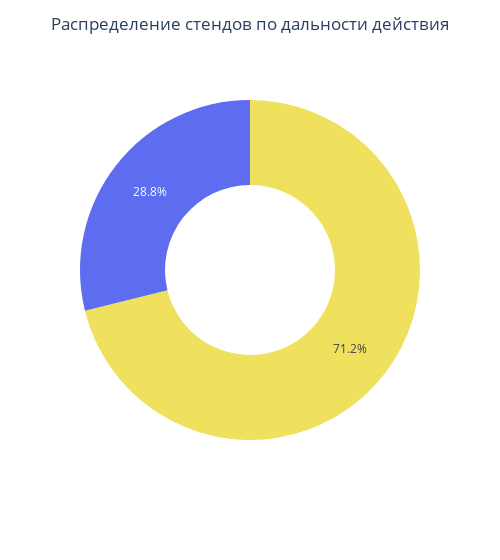

The code cell stored with this chart in its notebook:
### Markdown cell above
Теперь посмотрим на общее распределение стендов по дальности при помощи круговой диаграммы, поступим аналогично, как и для силы и скорости: 3 и больше -- стенды дальнего действия, меньше -- близкого

### Code cell
def assign_range_stands(row):
    if row['Дальность'] == 'infinite' or row['Дальность'] >= 3:
        row['range'] = 'Стенд дальнего действия'
    else:
        row['range'] = 'Стенд ближнего боя'
    return row['range']

begin_dataset['range'] = begin_dataset.apply(assign_range_stands, axis = 1)


pivot_table_range = begin_dataset.value_counts('range').reset_index().rename(columns={'count': 'Количество'})

display(pivot_table_range)

pie_chart_range = px.pie(pivot_table_range, names='range', values='Количество', width = 500, hole = 0.5, color_discrete_sequence=['#efe05e', '#5e6cef'])

pie_chart_range.update_layout(
    title = {'text': 'Распределение стендов по дальности действия', 'x': 0.5},
    showlegend = False)

pie_chart_range.show()

### Figure 1 — Plotly figure (JSON) as saved in the notebook; plotly's stock layout.template omitted (floating-point values rounded to 4 significant figures)
{"data": [{"domain": {"x": [0, 1], "y": [0, 1]}, "hole": 0.5, "hovertemplate": "range=%{label}<br>Количество=%{value}<extra></extra>", "labels": ["Стенд дальнего действия", "Стенд ближнего боя"], "legendgroup": "", "name": "", "showlegend": true, "type": "pie", "values": [111, 45]}], "layout": {"legend": {"tracegroupgap": 0}, "margin": {"t": 60}, "piecolorway": ["#efe05e", "#5e6cef"], "showlegend": false, "title": {"text": "Распределение стендов по дальности действия", "x": 0.5}, "width": 500}}
